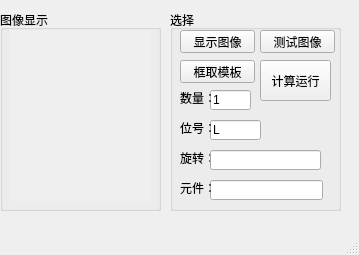
<?xml version="1.0" encoding="UTF-8"?>
<ui version="4.0">
 <class>MainWindow</class>
 <widget class="QMainWindow" name="MainWindow">
  <property name="geometry">
   <rect>
    <x>0</x>
    <y>0</y>
    <width>359</width>
    <height>255</height>
   </rect>
  </property>
  <property name="minimumSize">
   <size>
    <width>359</width>
    <height>255</height>
   </size>
  </property>
  <property name="maximumSize">
   <size>
    <width>359</width>
    <height>255</height>
   </size>
  </property>
  <property name="windowTitle">
   <string>GC2000自动计算角度V1.2</string>
  </property>
  <widget class="QWidget" name="centralwidget">
   <widget class="QGroupBox" name="groupBox">
    <property name="enabled">
     <bool>true</bool>
    </property>
    <property name="geometry">
     <rect>
      <x>0</x>
      <y>10</y>
      <width>161</width>
      <height>201</height>
     </rect>
    </property>
    <property name="title">
     <string>图像显示</string>
    </property>
    <widget class="QLabel" name="imageLabel">
     <property name="geometry">
      <rect>
       <x>10</x>
       <y>20</y>
       <width>141</width>
       <height>171</height>
      </rect>
     </property>
     <property name="layoutDirection">
      <enum>Qt::LeftToRight</enum>
     </property>
     <property name="autoFillBackground">
      <bool>true</bool>
     </property>
     <property name="text">
      <string/>
     </property>
    </widget>
   </widget>
   <widget class="QGroupBox" name="groupBox_2">
    <property name="geometry">
     <rect>
      <x>170</x>
      <y>10</y>
      <width>171</width>
      <height>201</height>
     </rect>
    </property>
    <property name="title">
     <string>选择</string>
    </property>
    <widget class="QPushButton" name="pushButton_testimg">
     <property name="geometry">
      <rect>
       <x>90</x>
       <y>20</y>
       <width>75</width>
       <height>23</height>
      </rect>
     </property>
     <property name="text">
      <string>测试图像</string>
     </property>
    </widget>
    <widget class="QPushButton" name="pushButton_roi">
     <property name="geometry">
      <rect>
       <x>10</x>
       <y>50</y>
       <width>75</width>
       <height>23</height>
      </rect>
     </property>
     <property name="text">
      <string>框取模板</string>
     </property>
    </widget>
    <widget class="QPushButton" name="pushButton_showimg">
     <property name="geometry">
      <rect>
       <x>10</x>
       <y>20</y>
       <width>75</width>
       <height>23</height>
      </rect>
     </property>
     <property name="text">
      <string>显示图像</string>
     </property>
    </widget>
    <widget class="QPushButton" name="pushButton_run">
     <property name="geometry">
      <rect>
       <x>90</x>
       <y>50</y>
       <width>71</width>
       <height>41</height>
      </rect>
     </property>
     <property name="text">
      <string>计算运行</string>
     </property>
    </widget>
    <widget class="QLineEdit" name="lineEdit_num">
     <property name="geometry">
      <rect>
       <x>40</x>
       <y>80</y>
       <width>41</width>
       <height>20</height>
      </rect>
     </property>
     <property name="text">
      <string>1</string>
     </property>
    </widget>
    <widget class="QLabel" name="label">
     <property name="geometry">
      <rect>
       <x>10</x>
       <y>80</y>
       <width>31</width>
       <height>16</height>
      </rect>
     </property>
     <property name="text">
      <string>数量：</string>
     </property>
    </widget>
    <widget class="QLineEdit" name="lineEdit_name">
     <property name="enabled">
      <bool>true</bool>
     </property>
     <property name="geometry">
      <rect>
       <x>40</x>
       <y>110</y>
       <width>51</width>
       <height>20</height>
      </rect>
     </property>
     <property name="text">
      <string>L</string>
     </property>
    </widget>
    <widget class="QLabel" name="label_2">
     <property name="geometry">
      <rect>
       <x>10</x>
       <y>110</y>
       <width>31</width>
       <height>16</height>
      </rect>
     </property>
     <property name="text">
      <string>位号：</string>
     </property>
    </widget>
    <widget class="QLabel" name="label_3">
     <property name="geometry">
      <rect>
       <x>10</x>
       <y>140</y>
       <width>31</width>
       <height>16</height>
      </rect>
     </property>
     <property name="text">
      <string>旋转：</string>
     </property>
    </widget>
    <widget class="QLineEdit" name="lineEdit_angle">
     <property name="geometry">
      <rect>
       <x>40</x>
       <y>140</y>
       <width>111</width>
       <height>20</height>
      </rect>
     </property>
    </widget>
    <widget class="QLineEdit" name="lineEdit_part">
     <property name="geometry">
      <rect>
       <x>40</x>
       <y>170</y>
       <width>113</width>
       <height>20</height>
      </rect>
     </property>
    </widget>
    <widget class="QLabel" name="label_4">
     <property name="geometry">
      <rect>
       <x>10</x>
       <y>170</y>
       <width>31</width>
       <height>16</height>
      </rect>
     </property>
     <property name="text">
      <string>元件：</string>
     </property>
    </widget>
   </widget>
   <widget class="QLabel" name="label_res">
    <property name="geometry">
     <rect>
      <x>0</x>
      <y>200</y>
      <width>241</width>
      <height>31</height>
     </rect>
    </property>
    <property name="text">
     <string/>
    </property>
   </widget>
  </widget>
  <widget class="QStatusBar" name="statusbar"/>
 </widget>
 <resources/>
 <connections/>
</ui>
